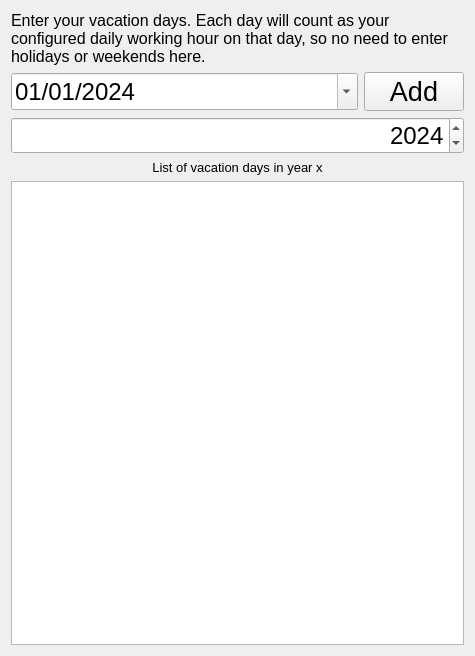
<?xml version="1.0" encoding="UTF-8"?>
<ui version="4.0">
 <class>VacationWindow</class>
 <widget class="QWidget" name="VacationWindow">
  <property name="geometry">
   <rect>
    <x>0</x>
    <y>0</y>
    <width>475</width>
    <height>656</height>
   </rect>
  </property>
  <property name="windowTitle">
   <string>Manage your vacation days</string>
  </property>
  <layout class="QVBoxLayout" name="verticalLayout">
   <item>
    <widget class="QLabel" name="label_5">
     <property name="font">
      <font>
       <pointsize>12</pointsize>
      </font>
     </property>
     <property name="text">
      <string>&lt;html&gt;&lt;head/&gt;&lt;body&gt;&lt;p&gt;Enter your vacation days. Each day will count as your configured daily working hour on that day, so no need to enter holidays or weekends here.&lt;/p&gt;&lt;/body&gt;&lt;/html&gt;</string>
     </property>
     <property name="wordWrap">
      <bool>true</bool>
     </property>
    </widget>
   </item>
   <item>
    <layout class="QHBoxLayout" name="horizontalLayout">
     <item>
      <widget class="QDateEdit" name="date_edit">
       <property name="font">
        <font>
         <pointsize>18</pointsize>
        </font>
       </property>
       <property name="dateTime">
        <datetime>
         <hour>0</hour>
         <minute>0</minute>
         <second>0</second>
         <year>2024</year>
         <month>1</month>
         <day>1</day>
        </datetime>
       </property>
       <property name="currentSection">
        <enum>QDateTimeEdit::DaySection</enum>
       </property>
       <property name="displayFormat">
        <string>dd/MM/yyyy</string>
       </property>
       <property name="calendarPopup">
        <bool>true</bool>
       </property>
       <property name="date">
        <date>
         <year>2024</year>
         <month>1</month>
         <day>1</day>
        </date>
       </property>
      </widget>
     </item>
     <item>
      <widget class="QPushButton" name="save_button">
       <property name="maximumSize">
        <size>
         <width>100</width>
         <height>16777215</height>
        </size>
       </property>
       <property name="font">
        <font>
         <pointsize>20</pointsize>
        </font>
       </property>
       <property name="text">
        <string>Add</string>
       </property>
      </widget>
     </item>
    </layout>
   </item>
   <item>
    <widget class="QSpinBox" name="year_select">
     <property name="font">
      <font>
       <pointsize>18</pointsize>
      </font>
     </property>
     <property name="alignment">
      <set>Qt::AlignRight|Qt::AlignTrailing|Qt::AlignVCenter</set>
     </property>
     <property name="minimum">
      <number>2000</number>
     </property>
     <property name="maximum">
      <number>2050</number>
     </property>
     <property name="value">
      <number>2024</number>
     </property>
    </widget>
   </item>
   <item>
    <widget class="QLabel" name="label_list_view">
     <property name="font">
      <font>
       <pointsize>10</pointsize>
      </font>
     </property>
     <property name="text">
      <string>List of vacation days in year x</string>
     </property>
     <property name="alignment">
      <set>Qt::AlignCenter</set>
     </property>
    </widget>
   </item>
   <item>
    <widget class="QScrollArea" name="scrollArea">
     <property name="frameShape">
      <enum>QFrame::NoFrame</enum>
     </property>
     <property name="frameShadow">
      <enum>QFrame::Plain</enum>
     </property>
     <property name="lineWidth">
      <number>1</number>
     </property>
     <property name="widgetResizable">
      <bool>true</bool>
     </property>
     <widget class="QWidget" name="scrollAreaWidgetContents">
      <property name="geometry">
       <rect>
        <x>0</x>
        <y>0</y>
        <width>457</width>
        <height>463</height>
       </rect>
      </property>
      <layout class="QVBoxLayout" name="verticalLayout_3">
       <property name="leftMargin">
        <number>0</number>
       </property>
       <property name="topMargin">
        <number>0</number>
       </property>
       <property name="rightMargin">
        <number>0</number>
       </property>
       <property name="bottomMargin">
        <number>0</number>
       </property>
       <item>
        <widget class="QListWidget" name="list_widget_dates">
         <property name="font">
          <font>
           <pointsize>12</pointsize>
          </font>
         </property>
         <property name="editTriggers">
          <set>QAbstractItemView::NoEditTriggers</set>
         </property>
         <property name="selectionMode">
          <enum>QAbstractItemView::NoSelection</enum>
         </property>
         <property name="sortingEnabled">
          <bool>false</bool>
         </property>
        </widget>
       </item>
      </layout>
     </widget>
    </widget>
   </item>
  </layout>
 </widget>
 <resources/>
 <connections/>
</ui>
